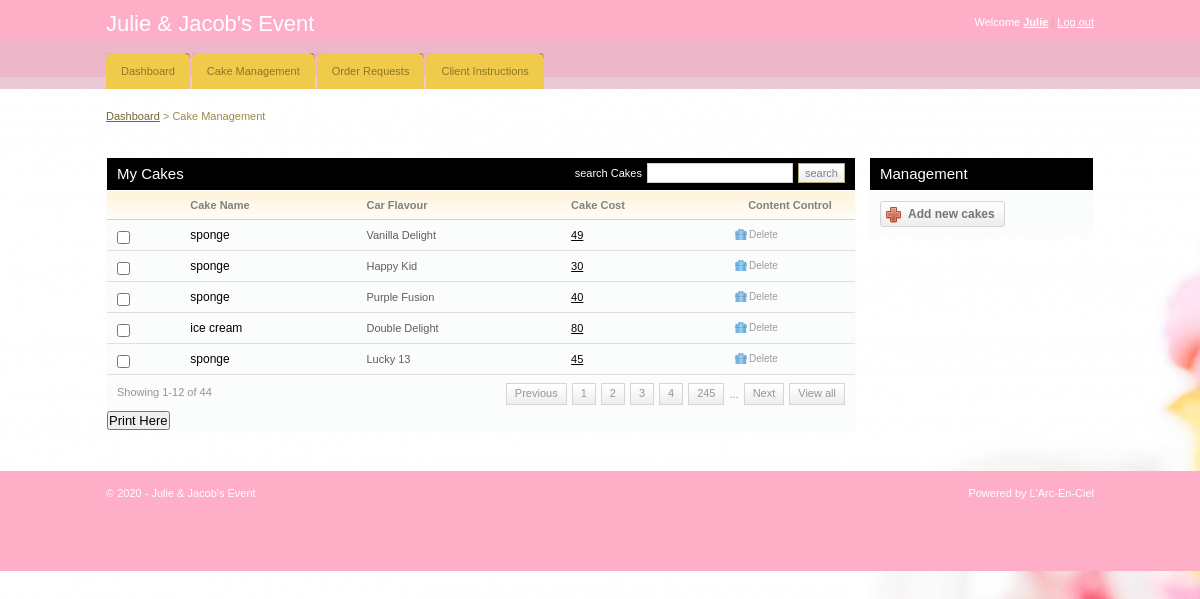
The app's page /admin/cake_management.php (signed in) with its own data.
### tables this page shows
CREATE TABLE `cake` (
  `cake_id` int(11) NOT NULL,
  `cake_name` varchar(255) NOT NULL,
  `cake_type` enum('sponge','chesse','ice cream') DEFAULT NULL,
  `image` text NOT NULL,
  `cake_cost` int(11) NOT NULL,
  `cake_flavour` varchar(255) NOT NULL,
  `status` varchar(255) NOT NULL
);

### admin/cake_management.php (the view, shortened to what this page needs)
<!DOCTYPE html PUBLIC "-//W3C//DTD XHTML 1.0 Transitional//EN" "http://www.w3.org/TR/xhtml1/DTD/xhtml1-transitional.dtd">
<html xmlns="http://www.w3.org/1999/xhtml">
<head>
	<link rel="stylesheet" href="css/style.css" type="text/css" media="all" />
</head>
<body>
<div id="header">
	<div class="shell">
		<?php
			include 'menu.php';
		?>
		</div>
	</div>
<div id="container">
	<div class="shell">
		<div class="small-nav">
			<a href="index.php">Dashboard</a>
			<span>&gt;</span>
			Cake Management
		</div>
		<br />
		<div id="main">
			<div id="content">
				<div class="box">
					<div class="box-head">
						<h2 class="left">My Cakes</h2>
						<div class="right">
							<label>search Cakes</label>
							<input type="text" class="field small-field" />
							<input type="submit" class="button" value="search" />
						</div>
					</div>
					<div class="table">
						<table width="100%" border="0" cellspacing="0" cellpadding="0">
							<tr>
								<th></th>
								<th>Cake Name</th>
								<th>Car Flavour</th>
								<th>Cake Cost</th>
								<th width="110" class="ac">Content Control</th>
							</tr>
							<?php
								include '../includes/config.php';
								$select = "SELECT * FROM cake WHERE status = 'Available'";
								$result = $conn->query($select);
								while($row = $result->fetch_assoc()){
							?>
							<tr>
								<td><input type="checkbox" class="checkbox" /></td>
								<td><h3><a href="#"><?php echo $row['cake_type'] ?></a></h3></td>
								<td><?php echo $row['cake_name'] ?></td>
								<td><a href="#"><?php echo $row['cake_cost'] ?></a></td>
								<td><a href="javascript:sureToApprove(<?php echo $row['cake_id'];?>)" class="ico del">Delete</a></td>
							</tr>
							<?php
								}
							?>
						</table>
						<div class="pagging">
							<div class="left">Showing 1-12 of 44</div>
							<div class="right">
								<a href="#">Previous</a>
								<a href="#">1</a>
								<a href="#">2</a>
								<a href="#">3</a>
								<a href="#">4</a>
								<a href="#">245</a>
								<span>...</span>
								<a href="#">Next</a>
								<a href="#">View all</a>
							</div>
						</div>
					</div>
					<h2><input type="submit" onclick="window.print()" value="Print Here" /></h2>
				</div>
			</div>
			<div id="sidebar">
				<div class="box">
					<div class="box-head">
						<h2>Management</h2>
					</div>
					<div class="box-content">
						<a href="add_cake.php" class="add-button"><span>Add new cakes</span></a>
					</div>
				</div>
			</div>
		</div>
	</div>
</div>
<div id="footer">
	<div class="shell">
		<span class="left">&copy; 2020 - Julie & Jacob's Event</span>
		<span class="right">
			Powered by L'Arc-En-Ciel</a>
		</span>
	</div>
</div>
</body>
</html>

### admin/css/style.css (style rules this page uses)
* { padding:0; margin:0; outline:0; }
body { background:#a5a5a570; background-image: url("images/background.jpg"); font-family: Verdana, sans-serif; font-size:11px; line-height:14px; color:#5e5e5e; }
input, textarea, select { font-family: Verdana, sans-serif; font-size:13px; }
.field { border:solid 1px #d3cfc7; background:#fff; padding:5px; }
.small-field { border:solid 1px #d3cfc7; background:#fff; padding:3px 1px; font-size:11px; }
.checkbox { width:13px; height:13px; vertical-align:top; position:relative; top:2px; }
.button { background:#eee url(images/button.gif) repeat-x 0 0; border:solid 1px #b1a874; color:#7f7f7f; font-size:11px; padding:2px 6px 2px 6px; cursor:pointer; line-height:14px !important; }
a { color:#000000; text-decoration: underline; cursor:pointer; }
.left, .alignleft { float:left; display:inline; }
.right, .alignright { float:right; display:inline; }
.ac { text-align: center !important; }
h2 { font-size:15px; font-weight: normal; }
h3 { font-size:12px; line-height:14px; font-weight: normal; }
h3 a { text-decoration: none; }
.shell { width:988px; margin:0 auto; }
#header { height:89px; background:url(images/header.gif); white-space:nowrap; }
#container { padding:20px 0; }
.small-nav { color:#978b48; padding-bottom:20px; }
.small-nav a { color:#6f6636; }
#content { float:left; width:750px; }
#sidebar { float:right; width:225px; }
.table th { background:#fffdfa url(images/th.gif) repeat-x 0 0; color:#818181; text-align: left; padding:7px 10px; border-bottom:solid 1px #d2d1cb; }
.table td { background:#fbfcfc; border-bottom:solid 1px #e0e0e0; padding:8px 10px; }
.box { background:#fbfcfc; height:100%; padding:1px; margin-bottom:20px; }
.box-head { background:#000000; height:32px; color:#fff; padding: 0 10px; line-height:32px; white-space:nowrap; border-bottom:solid 1px #fff; }
.box-head .right { padding-top:5px; line-height:13px; }
.box-head .right label, .box-head .right input { float:left; }
.box-head .right label { padding:4px 0 0 0; }
.box-head .right input { margin-left:5px; }
.pagging { height:20px; padding:8px 10px; line-height:19px; color:#949494; }
.pagging a { background:url(images/pagging.gif) repeat-x 0 0; height:20px; float:left; padding:0 8px; border:solid 1px #d5d5d5; text-decoration: none; color:#949494; margin-left:5px; }
.pagging span { float:left; margin-left:5px; padding-top:2px; }
a.ico { color:#9d9c9a; font-size:10px; text-decoration: none; padding:0 0 0 14px; background-repeat:no-repeat; background-position:0 0; }
a.del { background-image:url(images/del.gif) }
.box-content { padding:10px; }
.add-button, .add-button span { float:left; height:26px; background:url(images/add-button.gif) no-repeat 0 0; padding:0 0 0 28px; }
.add-button span { background-position:right 0; padding:0 10px 0 0; }
.add-button { font-weight: bold; font-size:12px; color:#747474; text-decoration: none; line-height:26px; }
#footer { height:100px; background:url(images/footer.gif); line-height:44px; color:#fff; }

### records on screen
cake: cake_type "sponge", cake_name "Vanilla Delight", cake_cost "49"
cake: cake_type "sponge", cake_name "Happy Kid", cake_cost "30"
cake: cake_type "sponge", cake_name "Purple Fusion", cake_cost "40"
cake: cake_type "ice cream", cake_name "Double Delight", cake_cost "80"
cake: cake_type "sponge", cake_name "Lucky 13", cake_cost "45"

### other values on screen
$_SESSION['uname'] "Julie"
